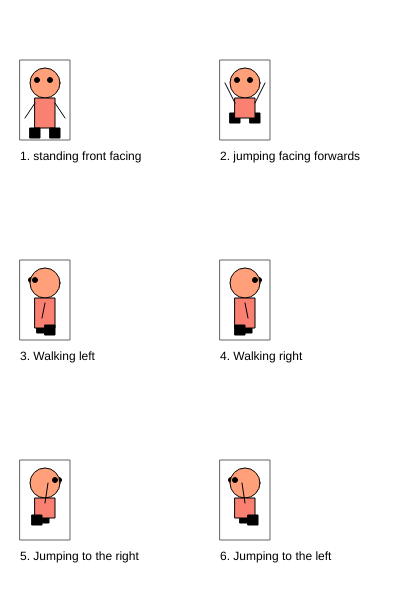
Frame 1 (no input)
Frame 60 (no input): identical to frame 1, image omitted
Frame 120 (the mouse pressed at the canvas centre since frame 60): identical to frame 1, image omitted

The p5.js sketch that drew this single still picture (run headless with seeded random() and noise() and a simulated clock; from frame 60 on, the mouse is pressed at the canvas centre):

// p5.js sketch
// ── sketch.js
/*

The Game Project

2 - Game character

Use p5 drawing functions such as rect, ellipse, line, triangle and
point to draw the different states of your game character.

Write the code so that your character appears inside the box for each
state.

IMPORTANT: For each box the variables gameChar_x & gameChar_y are set to the bottom
center of the box. You must combine these variables with arithmetic to
determine the position of each shape that you draw. This will later allow
you to adjust the position of your game character.

Each state is worth two marks:

//standing front facing = 2
//jumping facing forwards = 2
//walking left = 2
//walking right = 2
//jumping left and jumping right = 2

0 marks = not a reasonable attempt
1 mark = attempted but it lacks detail and you didn't use gameChar_x and gameChar_y correctly
2 marks = you've used a selction of shape functions and made consistent use of gameChar_x and gameChar_y

WARNING: Do not get too carried away. If you're character takes more than 5 lines
of code to draw then you've probably over done it.

** Only submit your sketch.js **

*/

var gameChar_x = 0;
var gameChar_y = 0;

function setup()
{
	createCanvas(400, 600);
}

function draw()
{
	background(255);

	//Standing, facing frontwards

	stroke(100);
	noFill();
	rect(20, 60, 50, 80);
	noStroke();
	fill(0);
	text("1. standing front facing", 20, 160);

    gameChar_x = 45;
	gameChar_y = 133;
	//Add your code here ...
    stroke(2);
    //skin tone head
    fill(255, 160, 122);
    ellipse(gameChar_x, gameChar_y - 50, 30);
    //salmon pink body
    fill(250, 128, 114);
    rect(gameChar_x - 10, gameChar_y - 35, 20, 30);
    //feet
    fill(0);
    rect(gameChar_x - 15, gameChar_y - 5, 10, 10);
    rect(gameChar_x + 5, gameChar_y - 5, 10, 10);
    //eyes
    ellipse(gameChar_x - 8, gameChar_y - 53, 5, 5);
    ellipse(gameChar_x + 5, gameChar_y - 53, 5, 5);
    //hands
    stroke(2);
    line(gameChar_x - 10, gameChar_y - 30, gameChar_x - 20, gameChar_y - 15);
    line(gameChar_x + 10, gameChar_y - 30, gameChar_x + 20, gameChar_y - 15);


	//Jumping facing forwards
	stroke(100);
	noFill();
	rect(220, 60, 50, 80);
	noStroke();
	fill(0);
	text("2. jumping facing forwards", 220, 160);

	gameChar_x = 245;
	gameChar_y = 133;
	//Add your code here ...
    stroke(2);
    //skin tone head
    fill(255, 160, 122);
    ellipse(gameChar_x, gameChar_y - 50, 30);
    //feet
    fill(0);
    rect(gameChar_x - 15, gameChar_y - 20, 10, 10);
    rect(gameChar_x + 5, gameChar_y - 20, 10, 10);
    //salmon pink body
    fill(250, 128, 114);
    rect(gameChar_x - 10, gameChar_y - 35, 20, 20);
    //eyes
    fill(0);
    ellipse(gameChar_x - 8, gameChar_y - 53, 5, 5);
    ellipse(gameChar_x + 5, gameChar_y - 53, 5, 5);
    //hands
    stroke(2);
    line(gameChar_x - 10, gameChar_y - 30, gameChar_x - 20, gameChar_y - 50);
    line(gameChar_x + 10, gameChar_y - 30, gameChar_x + 20, gameChar_y - 50);
    
	//Walking, turned left
	stroke(100);
	noFill();
	rect(20, 260, 50, 80);
	noStroke();
	fill(0);
	text("3. Walking left", 20, 360);

	gameChar_x = 45;
	gameChar_y = 333;
	//Add your code here ...
    
    stroke(2);
    fill(0);
    //right eye
    ellipse(gameChar_x - 14, gameChar_y - 53, 5, 5);
    //right foot
    rect(gameChar_x - 8, gameChar_y - 10, 10, 10);
    //skin tone head
    fill(255, 160, 122);
    ellipse(gameChar_x, gameChar_y - 50, 30);
    //salmon pink body
    fill(250, 128, 114);
    rect(gameChar_x - 10, gameChar_y - 35, 20, 30);
    //left foot
    fill(0);
    rect(gameChar_x, gameChar_y - 8, 10, 10);
    //left eye    
    ellipse(gameChar_x - 10, gameChar_y - 53, 5, 5);
    //left hand
    stroke(2);
    line(gameChar_x, gameChar_y - 30, gameChar_x - 3, gameChar_y - 15);

	//Walking, turned right
	stroke(100);
	noFill();
	rect(220, 260, 50, 80);
	noStroke();
	fill(0);
	text("4. Walking right", 220, 360);

	gameChar_x = 245;
	gameChar_y = 333;
	//Add your code here ...
    
    stroke(2);
    fill(0);
    //right eye
    ellipse(gameChar_x + 14, gameChar_y - 53, 5, 5);
    //right foot
    rect(gameChar_x -3, gameChar_y - 10, 10, 10);
    //skin tone head
    fill(255, 160, 122);
    ellipse(gameChar_x, gameChar_y - 50, 30);
    //salmon pink body
    fill(250, 128, 114);
    rect(gameChar_x - 10, gameChar_y - 35, 20, 30);
    //left foot
    fill(0);
    rect(gameChar_x - 10, gameChar_y - 8, 10, 10);
    //left eye    
    ellipse(gameChar_x + 10, gameChar_y - 53, 5, 5);
    //left hand
    stroke(2);
    line(gameChar_x, gameChar_y - 30, gameChar_x + 3, gameChar_y - 15);

	//Jumping right
	stroke(100);
	noFill();
	rect(20, 460, 50, 80);
	noStroke();
	fill(0);
	text("5. Jumping to the right", 20, 560);

    gameChar_x = 45;
    gameChar_y = 533;
    //Add your code here ...
    
    stroke(2);
    fill(0);
    //right eye
    ellipse(gameChar_x + 14, gameChar_y - 53, 5, 5);
    //right foot
    rect(gameChar_x - 6, gameChar_y - 20, 10, 10);
    //skin tone head
    fill(255, 160, 122);
    ellipse(gameChar_x, gameChar_y - 50, 30);
    //salmon pink body
    fill(250, 128, 114);
    rect(gameChar_x - 10, gameChar_y - 35, 20, 20);
    //left foot
    fill(0);
    rect(gameChar_x - 13, gameChar_y - 18, 10, 10);
    //left eye    
    ellipse(gameChar_x + 10, gameChar_y - 53, 5, 5);
    //left hand
    stroke(2);
    line(gameChar_x, gameChar_y - 30, gameChar_x + 3, gameChar_y - 50);

	//Jumping to the left
	stroke(100);
	noFill();
	rect(220, 460, 50, 80);
	noStroke();
	fill(0);
	text("6. Jumping to the left", 220, 560);

	gameChar_x = 245;
	gameChar_y = 533;
	//Add your code here ...

    stroke(2);
    fill(0);
    //right eye
    ellipse(gameChar_x - 14, gameChar_y - 53, 5, 5);
    //right foot
    rect(gameChar_x - 5, gameChar_y - 20, 10, 10);
    //skin tone head
    fill(255, 160, 122);
    ellipse(gameChar_x, gameChar_y - 50, 30);
    //salmon pink body
    fill(250, 128, 114);
    rect(gameChar_x - 10, gameChar_y - 35, 20, 20);
    //left foot
    fill(0);
    rect(gameChar_x + 3, gameChar_y - 18, 10, 10);
    //left eye    
    ellipse(gameChar_x - 10, gameChar_y - 53, 5, 5);
    //left hand
    stroke(2);
    line(gameChar_x, gameChar_y - 30, gameChar_x - 3, gameChar_y - 50);
    
}
